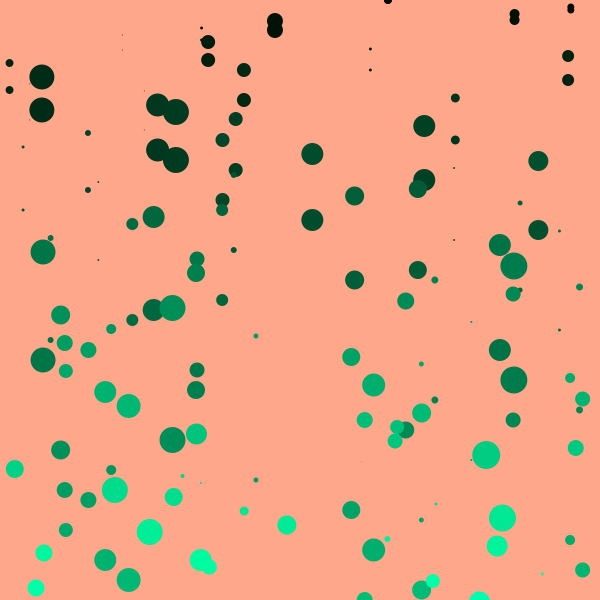
Frame 1 (no input)
Frame 60 (the mouse pressed at the canvas centre just before this capture): identical to frame 1, image omitted
Frame 120 (the mouse held since frame 60 and released just before this capture): identical to frame 1, image omitted

The Processing sketch that drew this single still picture (run headless with seeded random() and noise(); from frame 60 on, the mouse is pressed at the canvas centre):

// Processing sketch: processing_105706
// ── processing_105706.pde

int friend[] = new int[100];

float xFriend[] = new float[100];
float yFriend[] = new float[100];
//float xSpeed[] = new float[100];
//float ySpeed[] = new float[100];

int friendSize[] = new int[100];
color friendColor[] = new color[100];


void setup(){
  size(600,600);
  noStroke();
 
  for(int i = 0; i < 100; i++){
    friend[i] = i;
    xFriend[i] = random(0,width);
    yFriend[i] = i*10;
    friendColor[i] = color(0,i*3+10,i*2);
    friendSize[i] = int(random(1,30));
//    xSpeed[i]=random(-1,1);
//    ySpeed[i]=random(-1,1);
  }
}

void draw(){
  background(255,167,138);
  for(int i = 0; i<100; i++){
    fill(friendColor[i]);
    ellipse(xFriend[i],yFriend[i],friendSize[i] ,friendSize[i]);
    ellipse(xFriend[i],i*7,friendSize[i] ,friendSize[i]);
  }
  
//  for(int i=0;i<100;i++){
//   xFriend[i]= xFriend[i] + 5*xSpeed[i];
//   yFriend[i]= yFriend[i] + 3*ySpeed[i]; }
//  }
// 
  
  
}
